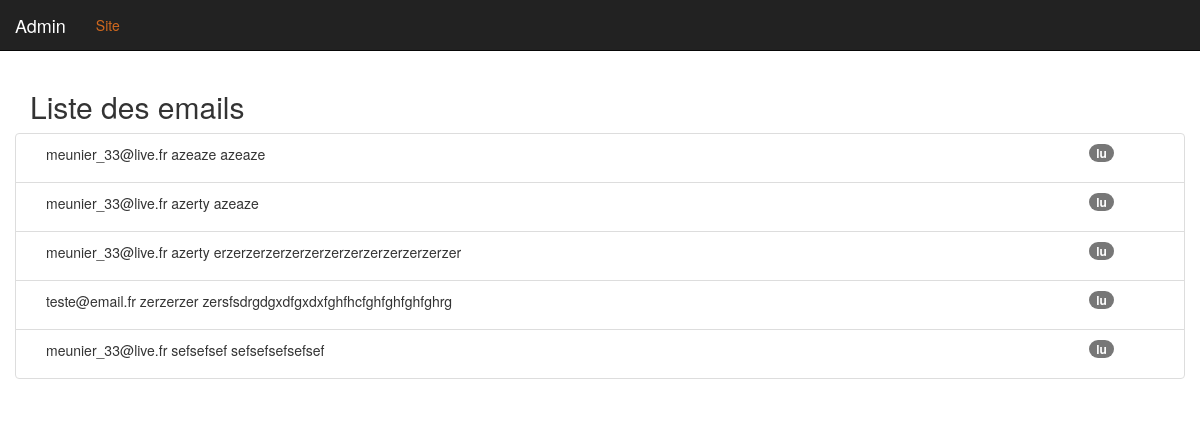
Screenshot of /admin/list_email.php with the database file from the repository.
### tables this page shows
CREATE TABLE `email` (
  `id` int(11) NOT NULL,
  `email` varchar(255) NOT NULL,
  `objet` varchar(255) NOT NULL,
  `content` text NOT NULL,
  `is_read` tinyint(1) NOT NULL
);

### admin/list_email.php (the view, shortened to what this page needs)
<?php
	require_once '../inc/connect.php';
	function get_email(){
		global $bdd;
		$result = [];
		$result['errors'] = [];
		$result['email'] = null;
		$res = $bdd->prepare('SELECT * FROM email');
		if($res->execute()){
			$result['email'] = $res->fetchall(PDO::FETCH_ASSOC);
		}
		else{
			$result['errors'] = $res->errorInfo();
		}
		return $result;
	}
	$get_email = get_email();
	if(empty($get_email['error'])){
		$email = $get_email['email'];
	}
include_once 'inc/header.php';
?>
<h2>Liste des emails</h2>
<ul class="list-group">
	<?php if(isset($email) && !empty($email)): ?>
		<?php foreach($email as $value): ?>
			<li class="list-group-item row">
				<div class="col-sm-11">
					<?=$value['email']?>
					<?=$value['objet']?>
					<?=$value['content']?>
				</div>
				<?php if($value['is_read'] == 1) :  ?>
					<div class="col-sm-1">
						<p class="badge">lu</p>
					</div>
				<?php endif; ?>
				</li>
		<?php endforeach; ?>
	<?php endif; ?>
</ul>
<?php include_once 'inc/footer.php'; ?>

### css/style.css (style rules this page uses)
.bodyStyle { background: url("https://wallpaperscraft.com/image/restaurant_table_interior_modern_style_39288_1920x1080.jpg") no-repeat fixed; }

### admin/inc/header.php (style rules this page uses)
body { padding-top: 70px; }

### rows the page displays
email: email "meunier_33@live.fr", objet "azeaze", content "azeaze", is_read "lu"
email: email "meunier_33@live.fr", objet "azerty", content "azeaze", is_read "lu"
email: email "meunier_33@live.fr", objet "azerty", content "erzerzerzerzerzerzerzerzerzerzerzerzer", is_read "lu"
email: email "teste@email.fr", objet "zerzerzer", content "zersfsdrgdgxdfgxdxfghfhcfghfghfghfghrg", is_read "lu"
email: email "meunier_33@live.fr", objet "sefsefsef", content "sefsefsefsefsef", is_read "lu"
